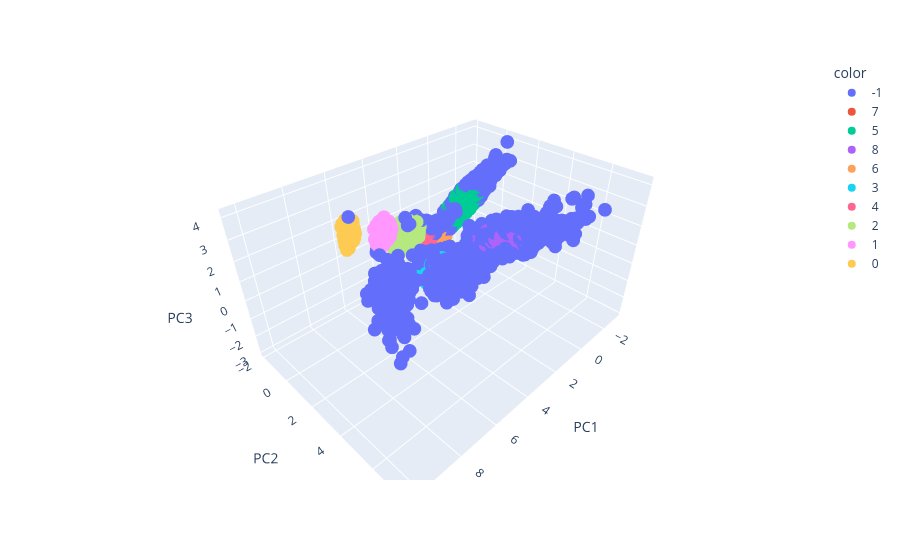

The code cell stored with this chart in its notebook:
### Code cell
import plotly.express as px

fig = px.scatter_3d(df_vis, x='PC1', y='PC2', z='PC3', color=df_vis['cluster'].astype(str))
fig.show()

### Figure 1 — Plotly figure (JSON) as saved in the notebook; plotly's stock layout.template omitted (floating-point values rounded to 4 significant figures; data arrays with more than 128 entries replaced by an {"elided": "..."} marker saying what was removed)
{"data": [{"hovertemplate": "color=-1<br>PC1=%{x}<br>PC2=%{y}<br>PC3=%{z}<extra></extra>", "legendgroup": "-1", "marker": {"color": "#636efa", "symbol": "circle"}, "mode": "markers", "name": "-1", "scene": "scene", "showlegend": true, "type": "scatter3d", "x": {"elided": "2667 float values"}, "y": {"elided": "2667 float values"}, "z": {"elided": "2667 float values"}}, {"hovertemplate": "color=7<br>PC1=%{x}<br>PC2=%{y}<br>PC3=%{z}<extra></extra>", "legendgroup": "7", "marker": {"color": "#EF553B", "symbol": "circle"}, "mode": "markers", "name": "7", "scene": "scene", "showlegend": true, "type": "scatter3d", "x": {"elided": "1326 float values"}, "y": {"elided": "1326 float values"}, "z": {"elided": "1326 float values"}}, {"hovertemplate": "color=5<br>PC1=%{x}<br>PC2=%{y}<br>PC3=%{z}<extra></extra>", "legendgroup": "5", "marker": {"color": "#00cc96", "symbol": "circle"}, "mode": "markers", "name": "5", "scene": "scene", "showlegend": true, "type": "scatter3d", "x": {"elided": "8885 float values"}, "y": {"elided": "8885 float values"}, "z": {"elided": "8885 float values"}}, {"hovertemplate": "color=8<br>PC1=%{x}<br>PC2=%{y}<br>PC3=%{z}<extra></extra>", "legendgroup": "8", "marker": {"color": "#ab63fa", "symbol": "circle"}, "mode": "markers", "name": "8", "scene": "scene", "showlegend": true, "type": "scatter3d", "x": {"elided": "4177 float values"}, "y": {"elided": "4177 float values"}, "z": {"elided": "4177 float values"}}, {"hovertemplate": "color=6<br>PC1=%{x}<br>PC2=%{y}<br>PC3=%{z}<extra></extra>", "legendgroup": "6", "marker": {"color": "#FFA15A", "symbol": "circle"}, "mode": "markers", "name": "6", "scene": "scene", "showlegend": true, "type": "scatter3d", "x": {"elided": "3615 float values"}, "y": {"elided": "3615 float values"}, "z": {"elided": "3615 float values"}}, {"hovertemplate": "color=3<br>PC1=%{x}<br>PC2=%{y}<br>PC3=%{z}<extra></extra>", "legendgroup": "3", "marker": {"color": "#19d3f3", "symbol": "circle"}, "mode": "markers", "name": "3", "scene": "scene", "showlegend": true, "type": "scatter3d", "x": {"elided": "647 float values"}, "y": {"elided": "647 float values"}, "z": {"elided": "647 float values"}}, {"hovertemplate": "color=4<br>PC1=%{x}<br>PC2=%{y}<br>PC3=%{z}<extra></extra>", "legendgroup": "4", "marker": {"color": "#FF6692", "symbol": "circle"}, "mode": "markers", "name": "4", "scene": "scene", "showlegend": true, "type": "scatter3d", "x": {"elided": "620 float values"}, "y": {"elided": "620 float values"}, "z": {"elided": "620 float values"}}, {"hovertemplate": "color=2<br>PC1=%{x}<br>PC2=%{y}<br>PC3=%{z}<extra></extra>", "legendgroup": "2", "marker": {"color": "#B6E880", "symbol": "circle"}, "mode": "markers", "name": "2", "scene": "scene", "showlegend": true, "type": "scatter3d", "x": {"elided": "928 float values"}, "y": {"elided": "928 float values"}, "z": {"elided": "928 float values"}}, {"hovertemplate": "color=1<br>PC1=%{x}<br>PC2=%{y}<br>PC3=%{z}<extra></extra>", "legendgroup": "1", "marker": {"color": "#FF97FF", "symbol": "circle"}, "mode": "markers", "name": "1", "scene": "scene", "showlegend": true, "type": "scatter3d", "x": {"elided": "327 float values"}, "y": {"elided": "327 float values"}, "z": {"elided": "327 float values"}}, {"hovertemplate": "color=0<br>PC1=%{x}<br>PC2=%{y}<br>PC3=%{z}<extra></extra>", "legendgroup": "0", "marker": {"color": "#FECB52", "symbol": "circle"}, "mode": "markers", "name": "0", "scene": "scene", "showlegend": true, "type": "scatter3d", "x": {"elided": "308 float values"}, "y": {"elided": "308 float values"}, "z": {"elided": "308 float values"}}], "layout": {"legend": {"title": {"text": "color"}, "tracegroupgap": 0}, "margin": {"t": 60}, "scene": {"domain": {"x": [0, 1], "y": [0, 1]}, "xaxis": {"title": {"text": "PC1"}}, "yaxis": {"title": {"text": "PC2"}}, "zaxis": {"title": {"text": "PC3"}}}}}
